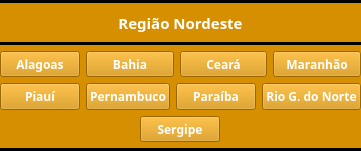
     <widget class="QWidget" name="widget2_nordeste" native="true">
      <property name="geometry">
       <rect>
        <x>1</x>
        <y>150</y>
        <width>361</width>
        <height>151</height>
       </rect>
      </property>
      <property name="styleSheet">
       <string notr="true">background-color: rgb(214, 143, 0);</string>
      </property>
      <widget class="QWidget" name="fundoco_2" native="true">
       <property name="geometry">
        <rect>
         <x>0</x>
         <y>0</y>
         <width>361</width>
         <height>151</height>
        </rect>
       </property>
       <property name="styleSheet">
        <string notr="true">background-color: rgb(214, 143, 0);</string>
       </property>
      </widget>
      <widget class="QWidget" name="verticalLayoutWidget_3">
       <property name="geometry">
        <rect>
         <x>0</x>
         <y>0</y>
         <width>361</width>
         <height>151</height>
        </rect>
       </property>
       <layout class="QVBoxLayout" name="regiaonordeste">
        <property name="sizeConstraint">
         <enum>QLayout::SetDefaultConstraint</enum>
        </property>
        <item>
         <widget class="Line" name="line_17">
          <property name="styleSheet">
           <string notr="true">background-color: rgb(0, 0, 0);</string>
          </property>
          <property name="orientation">
           <enum>Qt::Horizontal</enum>
          </property>
         </widget>
        </item>
        <item>
         <widget class="QLabel" name="label_2">
          <property name="font">
           <font>
            <family>Comfortaa</family>
            <pointsize>11</pointsize>
            <weight>75</weight>
            <bold>true</bold>
           </font>
          </property>
          <property name="styleSheet">
           <string notr="true">
color: rgb(255, 255, 255);</string>
          </property>
          <property name="text">
           <string>Região Nordeste</string>
          </property>
          <property name="alignment">
           <set>Qt::AlignCenter</set>
          </property>
         </widget>
        </item>
        <item>
         <widget class="Line" name="line_18">
          <property name="styleSheet">
           <string notr="true">background-color: rgb(0, 0, 0);</string>
          </property>
          <property name="orientation">
           <enum>Qt::Horizontal</enum>
          </property>
         </widget>
        </item>
        <item>
         <layout class="QHBoxLayout" name="horizontalLayout_6">
          <item>
           <widget class="QPushButton" name="btn_alagoas">
            <property name="sizePolicy">
             <sizepolicy hsizetype="Fixed" vsizetype="Minimum">
              <horstretch>0</horstretch>
              <verstretch>0</verstretch>
             </sizepolicy>
            </property>
            <property name="font">
             <font>
              <family>Comfortaa</family>
              <weight>75</weight>
              <bold>true</bold>
             </font>
            </property>
            <property name="styleSheet">
             <string notr="true">color: rgb(255, 255, 255);</string>
            </property>
            <property name="text">
             <string>Alagoas</string>
            </property>
           </widget>
          </item>
          <item>
           <widget class="QPushButton" name="btn_bahia">
            <property name="sizePolicy">
             <sizepolicy hsizetype="Minimum" vsizetype="Minimum">
              <horstretch>0</horstretch>
              <verstretch>0</verstretch>
             </sizepolicy>
            </property>
            <property name="font">
             <font>
              <family>Comfortaa</family>
              <weight>75</weight>
              <bold>true</bold>
             </font>
            </property>
            <property name="styleSheet">
             <string notr="true">color: rgb(255, 255, 255);</string>
            </property>
            <property name="text">
             <string>Bahia</string>
            </property>
           </widget>
          </item>
          <item>
           <widget class="QPushButton" name="btn_ceara">
            <property name="sizePolicy">
             <sizepolicy hsizetype="Minimum" vsizetype="Minimum">
              <horstretch>0</horstretch>
              <verstretch>0</verstretch>
             </sizepolicy>
            </property>
            <property name="font">
             <font>
              <family>Comfortaa</family>
              <weight>75</weight>
              <bold>true</bold>
             </font>
            </property>
            <property name="styleSheet">
             <string notr="true">color: rgb(255, 255, 255);</string>
            </property>
            <property name="text">
             <string>Ceará</string>
            </property>
           </widget>
          </item>
          <item>
           <widget class="QPushButton" name="btn_maranhao">
            <property name="sizePolicy">
             <sizepolicy hsizetype="Minimum" vsizetype="Minimum">
              <horstretch>0</horstretch>
              <verstretch>0</verstretch>
             </sizepolicy>
            </property>
            <property name="font">
             <font>
              <family>Comfortaa</family>
              <weight>75</weight>
              <bold>true</bold>
             </font>
            </property>
            <property name="styleSheet">
             <string notr="true">color: rgb(255, 255, 255);</string>
            </property>
            <property name="text">
             <string>Maranhão</string>
            </property>
           </widget>
          </item>
         </layout>
        </item>
        <item>
         <layout class="QHBoxLayout" name="horizontalLayout_12">
          <item>
           <widget class="QPushButton" name="btn_piaui">
            <property name="sizePolicy">
             <sizepolicy hsizetype="Fixed" vsizetype="Minimum">
              <horstretch>0</horstretch>
              <verstretch>0</verstretch>
             </sizepolicy>
            </property>
            <property name="font">
             <font>
              <family>Comfortaa</family>
              <weight>75</weight>
              <bold>true</bold>
             </font>
            </property>
            <property name="styleSheet">
             <string notr="true">color: rgb(255, 255, 255);</string>
            </property>
            <property name="text">
             <string>Piauí</string>
            </property>
           </widget>
          </item>
          <item>
           <widget class="QPushButton" name="btn_pernambuco">
            <property name="sizePolicy">
             <sizepolicy hsizetype="Minimum" vsizetype="Minimum">
              <horstretch>0</horstretch>
              <verstretch>0</verstretch>
             </sizepolicy>
            </property>
            <property name="font">
             <font>
              <family>Comfortaa</family>
              <weight>75</weight>
              <bold>true</bold>
             </font>
            </property>
            <property name="styleSheet">
             <string notr="true">color: rgb(255, 255, 255);</string>
            </property>
            <property name="text">
             <string>Pernambuco</string>
            </property>
           </widget>
          </item>
          <item>
           <widget class="QPushButton" name="btn_paraiba">
            <property name="sizePolicy">
             <sizepolicy hsizetype="Minimum" vsizetype="Minimum">
              <horstretch>0</horstretch>
              <verstretch>0</verstretch>
             </sizepolicy>
            </property>
            <property name="font">
             <font>
              <family>Comfortaa</family>
              <weight>75</weight>
              <bold>true</bold>
             </font>
            </property>
            <property name="styleSheet">
             <string notr="true">color: rgb(255, 255, 255);</string>
            </property>
            <property name="text">
             <string>Paraíba</string>
            </property>
           </widget>
          </item>
          <item>
           <widget class="QPushButton" name="btn_riogdonorte">
            <property name="sizePolicy">
             <sizepolicy hsizetype="Minimum" vsizetype="Minimum">
              <horstretch>0</horstretch>
              <verstretch>0</verstretch>
             </sizepolicy>
            </property>
            <property name="font">
             <font>
              <family>Comfortaa</family>
              <weight>75</weight>
              <bold>true</bold>
             </font>
            </property>
            <property name="styleSheet">
             <string notr="true">color: rgb(255, 255, 255);</string>
            </property>
            <property name="text">
             <string>Rio G. do Norte</string>
            </property>
           </widget>
          </item>
         </layout>
        </item>
        <item>
         <layout class="QHBoxLayout" name="horizontalLayout_13">
          <item>
           <widget class="QPushButton" name="btn_sergipe">
            <property name="sizePolicy">
             <sizepolicy hsizetype="Fixed" vsizetype="Minimum">
              <horstretch>0</horstretch>
              <verstretch>0</verstretch>
             </sizepolicy>
            </property>
            <property name="font">
             <font>
              <family>Comfortaa</family>
              <weight>75</weight>
              <bold>true</bold>
             </font>
            </property>
            <property name="styleSheet">
             <string notr="true">color: rgb(255, 255, 255);</string>
            </property>
            <property name="text">
             <string>Sergipe</string>
            </property>
           </widget>
          </item>
         </layout>
        </item>
        <item>
         <widget class="Line" name="line_19">
          <property name="styleSheet">
           <string notr="true">background-color: rgb(0, 0, 0);</string>
          </property>
          <property name="orientation">
           <enum>Qt::Horizontal</enum>
          </property>
         </widget>
        </item>
       </layout>
      </widget>
     </widget>
